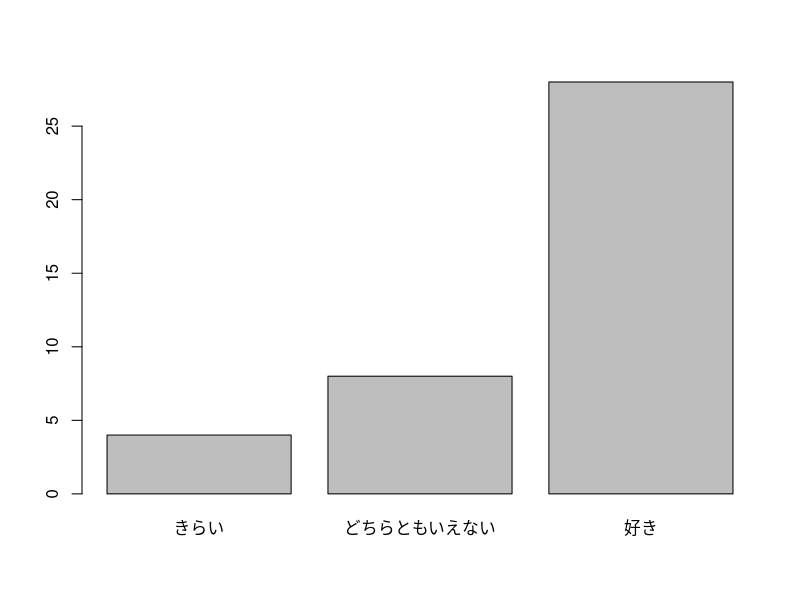

Write the R code that produced this figure.
## ---- chunk 1
school.uniform.survey <- c("好き", "どちらともいえない", "好き",
                           "どちらともいえない", "きらい", "好き", "好き",
                           "好き", "好き", "好き", "好き", "好き",
                           "どちらともいえない", "好き", "好き",
                           "どちらともいえない", "好き", "好き", "好き", "好き",
                           "好き", "好き", "きらい", "どちらともいえない",
                           "好き", "好き", "きらい", "好き", "好き", "好き",
                           "どちらともいえない", "どちらともいえない", "好き",
                           "きらい", "好き", "好き", "好き", "好き",
                           "どちらともいえない", "好き")
## ---- chunk 2
table(school.uniform.survey)
## ---- chunk 3
barplot(table(school.uniform.survey))
## ---- chunk 4
table(school.uniform.survey) / length(school.uniform.survey)
## ---- chunk 5
party.survey <- c("期待できない", "期待できない", "期待できない",
                  "どちらともいえない", "期待できる", "期待できない",
                  "期待できる", "どちらともいえない", "期待できない",
                  "期待できない")
